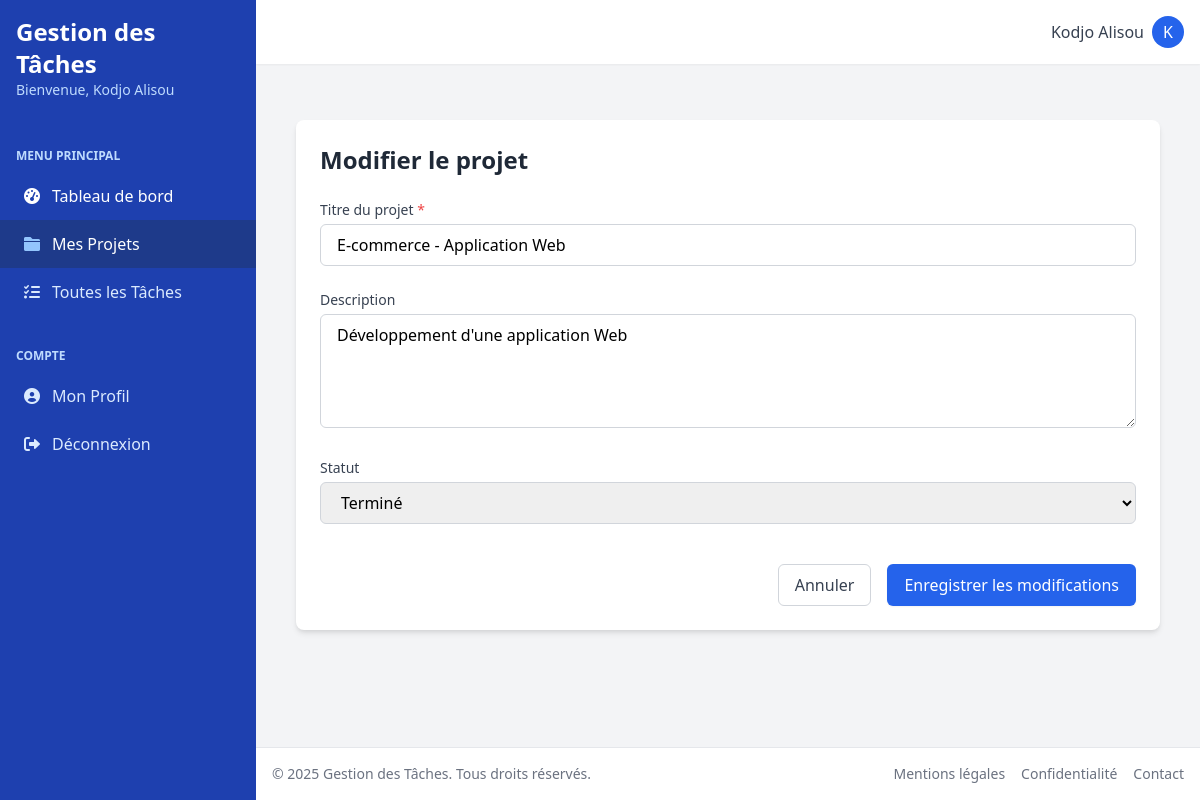
The page /projets/1/modifier/ (signed in) on the database its author committed.
### authapp/models.py (models this page shows, shortened)
class User(AbstractUser):
    username = None
    email = models.EmailField(_('adresse email'), unique=True)
    first_name = models.CharField(_('prénom'), max_length=30, blank=False)
    last_name = models.CharField(_('nom'), max_length=30, blank=False)
    created_at = models.DateTimeField(_('date de création'), auto_now_add=True)
    updated_at = models.DateTimeField(_('date de mise à jour'), auto_now=True)
    USERNAME_FIELD = 'email'
    REQUIRED_FIELDS = ['first_name', 'last_name']
    objects = UserManager()
    class Meta:
        verbose_name = _('utilisateur')
        verbose_name_plural = _('utilisateurs')

### projects/models.py (models this page shows, shortened)
class Projet(models.Model):
    class StatutProjet(models.TextChoices):
        A_FAIRE = 'a_faire', _('À faire')
        EN_COURS = 'en_cours', _('En cours')
        TERMINE = 'termine', _('Terminé')
    titre = models.CharField(_('titre'), max_length=200)
    description = models.TextField(_('description'), blank=True)
    statut = models.CharField(
        _('statut'),
        max_length=10,
        choices=StatutProjet.choices,
        default=StatutProjet.A_FAIRE
    )
    proprietaire = models.ForeignKey(
        settings.AUTH_USER_MODEL,
        on_delete=models.CASCADE,
        related_name='projets',
        verbose_name=_('propriétaire')
    )
    date_creation = models.DateTimeField(_('date de création'), auto_now_add=True)
    date_mise_a_jour = models.DateTimeField(_('date de mise à jour'), auto_now=True)
    class Meta:
        verbose_name = _('projet')
        verbose_name_plural = _('projets')
        ordering = ['-date_creation']

### projects/views.py (the view, shortened to what this page needs)
# urls.py: path('<int:projet_id>/modifier/', views.modifier_projet, name='modifier'),
@login_required
def modifier_projet(request, projet_id):
    projet = get_object_or_404(Projet, id=projet_id, proprietaire=request.user)
    return render(request, 'projects/modifier.html', {'projet': projet})

### rbac/context_processors.py (called while the page is built)
def user_permissions(request):
    if not hasattr(request, 'user') or not request.user.is_authenticated:
        return {}
    def has_perm(permission_codename):
        return user_has_permission(request.user, permission_codename)
    def has_role(role_name):
        return user_has_role(request.user, role_name)
    return {
        'has_perm': has_perm,
        'has_role': has_role,
        'is_admin': request.user.is_superuser or has_role('admin'),
    }

### templates/projects/modifier.html (shortened to what this page needs)
{% extends 'base.html' %}
{% load static %}
{% block content %}
<div class="container mx-auto px-4 py-8">
    <div class="bg-white rounded-lg shadow-md p-6">
        <h1 class="text-2xl font-bold text-gray-800 mb-6">Modifier le projet</h1>
        <form method="post" class="space-y-6">
            <div>
                <label for="titre" class="block text-sm font-medium text-gray-700 mb-1">
                    Titre du projet <span class="text-red-500">*</span>
                </label>
                <input type="text" id="titre" name="titre" required
                       value="{{ projet.titre }}"
                       class="w-full px-4 py-2 border border-gray-300 rounded-md focus:ring-blue-500 focus:border-blue-500">
            </div>
            <div>
                <label for="description" class="block text-sm font-medium text-gray-700 mb-1">
                    Description
                </label>
                <textarea id="description" name="description" rows="4"
                          class="w-full px-4 py-2 border border-gray-300 rounded-md focus:ring-blue-500 focus:border-blue-500">{{ projet.description }}</textarea>
            </div>
            <div>
                <label for="statut" class="block text-sm font-medium text-gray-700 mb-1">
                    Statut
                </label>
                <select id="statut" name="statut"
                        class="w-full px-4 py-2 border border-gray-300 rounded-md focus:ring-blue-500 focus:border-blue-500">
                    {% for value, label in projet.StatutProjet.choices %}
                        <option value="{{ value }}" {% if value == projet.statut %}selected{% endif %}>
                            {{ label }}
                        </option>
                    {% endfor %}
                </select>
            </div>
            <div class="flex justify-end space-x-4 pt-4">
                <a href="{% url 'projects:detail' projet.id %}"
                   class="px-4 py-2 border border-gray-300 rounded-md text-gray-700 bg-white hover:bg-gray-50">
                    Annuler
                </a>
                <button type="submit"
                        class="px-4 py-2 border border-transparent rounded-md shadow-sm text-white bg-blue-600 hover:bg-blue-700 focus:outline-none focus:ring-2 focus:ring-offset-2 focus:ring-blue-500">
                    Enregistrer les modifications
                </button>
            </div>
        </form>
    </div>
</div>
{% endblock %}

### templates/base.html (shortened to what this page needs)
<!DOCTYPE html>
{% load static %}
<html lang="fr">
<head>
    <link href="https://cdn.jsdelivr.net/npm/tailwindcss@2.2.19/dist/tailwind.min.css" rel="stylesheet">
    <link rel="stylesheet" href="https://cdnjs.cloudflare.com/ajax/libs/font-awesome/6.0.0-beta3/css/all.min.css">
</head>
<body class="bg-gray-100">
    <div class="min-h-screen flex relative">
        <div class="bg-blue-800 text-white w-64 flex-shrink-0" style="position: relative; z-index: 1;">
            <div class="p-4">
                <h1 class="text-2xl font-bold">Gestion des Tâches</h1>
                {% if user.is_authenticated %}
                <p class="text-blue-200 text-sm">Bienvenue, {{ user.get_full_name|default:user.email }}</p>
                {% endif %}
            </div>
            {% if user.is_authenticated %}
            <nav class="mt-6">
                <div class="px-4 py-2 text-blue-200 uppercase text-xs font-semibold">Menu Principal</div>
                <a href="{% url 'tableau_de_bord' %}"
                   class="flex items-center px-6 py-3 text-white hover:bg-blue-700">
                    <i class="fas fa-tachometer-alt mr-3"></i>
                    Tableau de bord
                </a>
                <a href="{% url 'projects:liste' %}"
                   class="flex items-center px-6 py-3 text-blue-100 hover:bg-blue-700">
                    <i class="fas fa-folder mr-3"></i>
                    Mes Projets
                </a>
                <a href="{% url 'tasks:liste' %}"
                   class="flex items-center px-6 py-3 text-blue-100 hover:bg-blue-700">
                    <i class="fas fa-tasks mr-3"></i>
                    Toutes les Tâches
                </a>
                <div class="px-4 py-2 text-blue-200 uppercase text-xs font-semibold mt-6">Compte</div>
                <a href="{% url 'authapp:profil' %}"
                   class="flex items-center px-6 py-3 text-blue-100 hover:bg-blue-700">
                    <i class="fas fa-user-circle mr-3"></i>
                    Mon Profil
                </a>
                <a href="{% url 'authapp:deconnexion' %}"
                   class="flex items-center px-6 py-3 text-blue-100 hover:bg-blue-700">
                    <i class="fas fa-sign-out-alt mr-3"></i>
                    Déconnexion
                </a>
            </nav>
            {% endif %}
        </div>
        <div class="flex-1 flex flex-col overflow-visible" style="position: relative; z-index: 1;">
            <header class="bg-white shadow-sm z-10">
                <div class="flex items-center justify-between p-4">
                    {% if user.is_authenticated %}
                    <div class="flex items-center">
                        <div class="relative">
                            <button id="user-menu" class="flex items-center focus:outline-none">
                                <span class="text-gray-700 mr-2 hidden md:inline">{{ user.get_full_name|default:user.email }}</span>
                                <div class="w-8 h-8 rounded-full bg-blue-600 flex items-center justify-center text-white">
                                    {{ user.first_name|first|default:user.email|first|upper }}
                                </div>
                            </button>
                        </div>
                    </div>
                    {% endif %}
                </div>
            </header>
            <main class="flex-1 overflow-x-hidden overflow-y-auto bg-gray-100 p-6">
                {% block content %}{% endblock %}
            </main>
            <footer class="bg-white border-t border-gray-200 p-4">
                <div class="flex items-center justify-between text-sm text-gray-500">
                    <div>
                        &copy; {% now "Y" %} Gestion des Tâches. Tous droits réservés.
                    </div>
                    <div class="flex space-x-4">
                        <a href="#" class="hover:text-blue-600">Mentions légales</a>
                        <a href="#" class="hover:text-blue-600">Confidentialité</a>
                        <a href="#" class="hover:text-blue-600">Contact</a>
                    </div>
                </div>
            </footer>
        </div>
    </div>
</body>
</html>

### rows shown on the page
User: get_full_name "Kodjo Alisou", first_name|first "K"
Projet: titre "E-commerce - Application Web", description "Développement d'une application Web", statut "Terminé"
